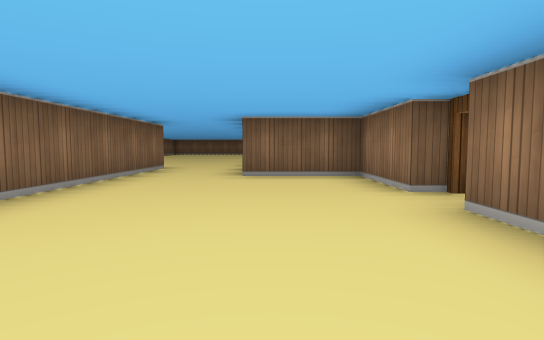
[1] (above)

16 first-person views from a walk through a cub3D ray-caster map. The camera is about half as high as the walls, tilts 4° down and sees 80° across. The floor is counted in squares. Each view is taken from the middle of a square. On the plan, view 1 faces up. The plan holds only what a view shows up to about 9 squares ahead; the rest is blank.

[2]
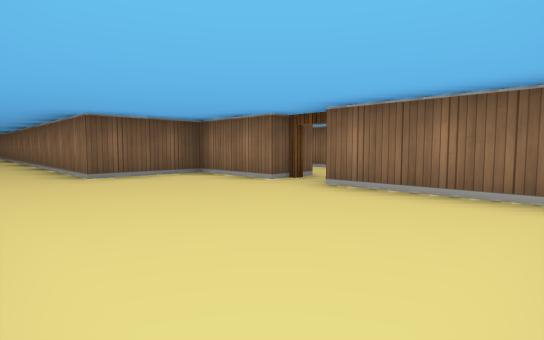

[3]
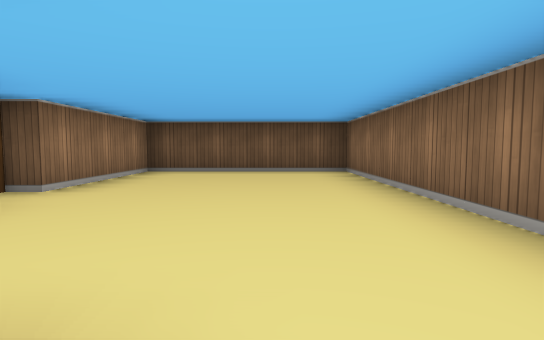

[4]
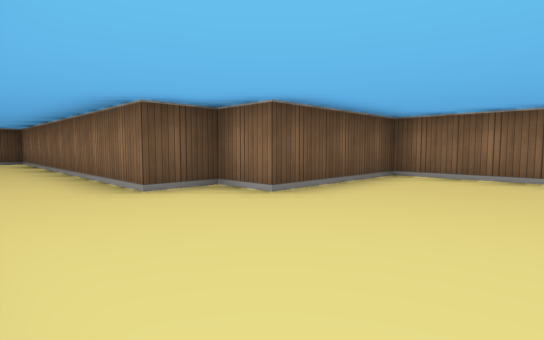

[5]
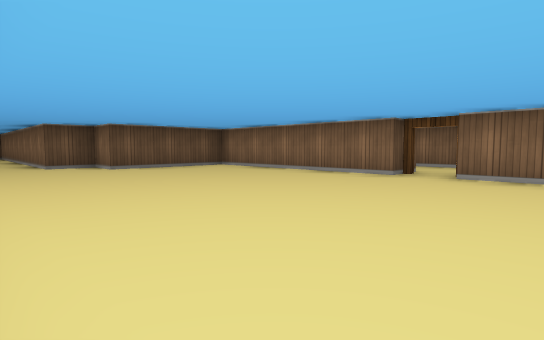

[6]
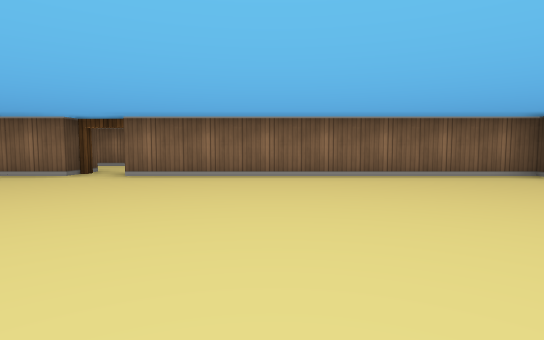

[7]
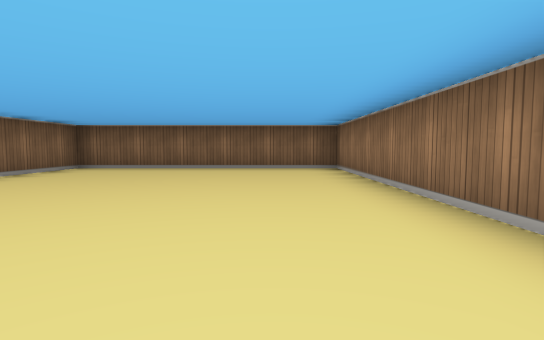

[8]
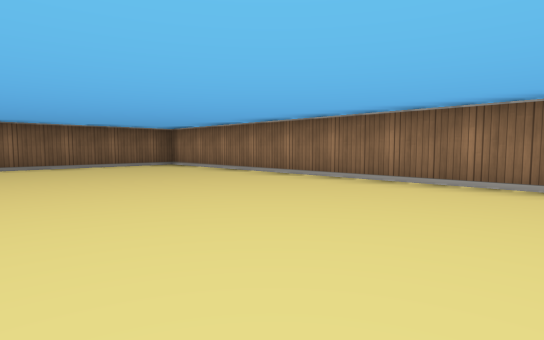

[9]
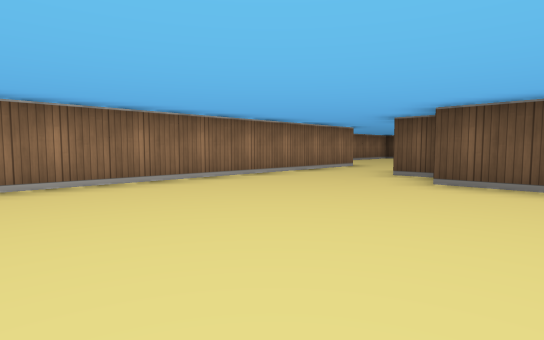

[10]
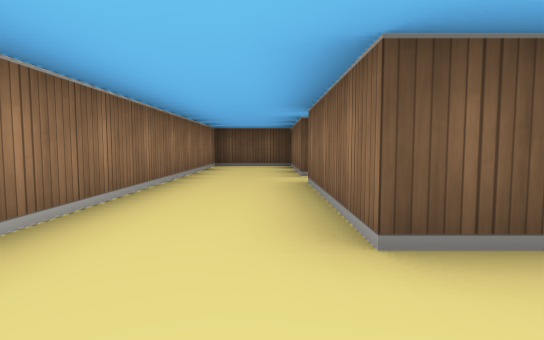

[11]
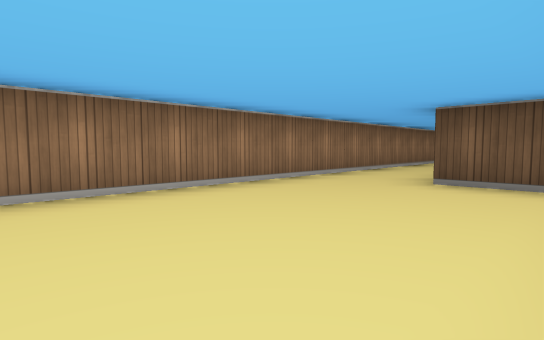

[12]
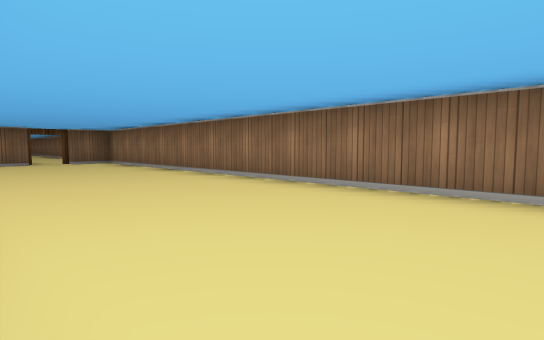

[13]
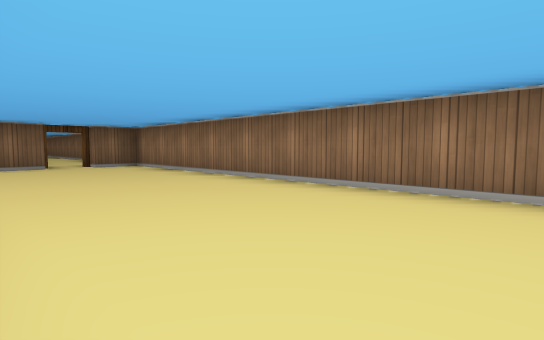

[14]
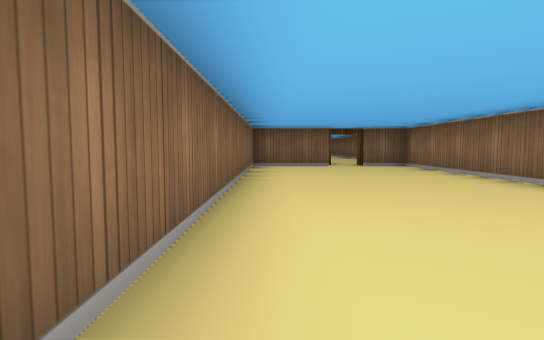

[15]
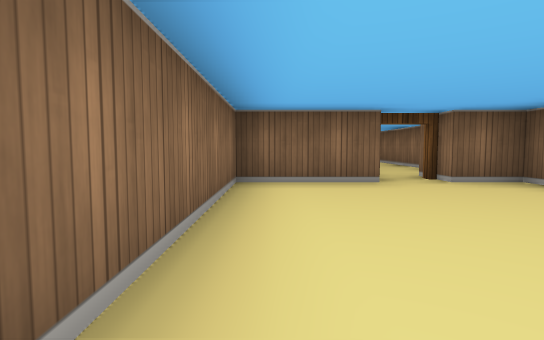

[16]
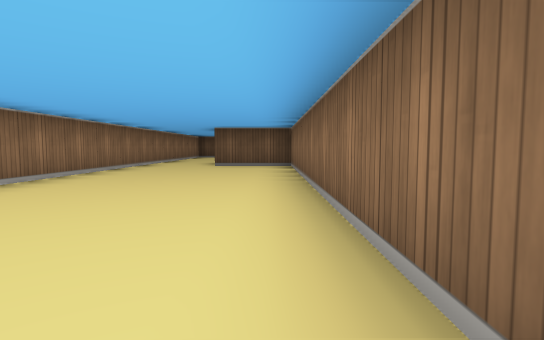

### Floor plan
Ten units are one square. View 1 is at (0, 0); x grows to the right and y downward. Boxes are objects, and circles mark ways between rooms. Rooms are numbered by the first view taken in them; rooms with no view inside come last. Other rooms are left out.
<svg viewBox="-75 -220 125 230">
<path fill="none" stroke="#000" d="M15 -35 15 -55 -5 -55M-25 -55 -25 5 15 5 15 -25M-65 -135 -65 -85 -35 -85 -35 -75 -25 -75 -25 -55M-5 -55 -5 -215 -65 -215 -65 -145M26 -195 5 -195 5 -65 25 -65 25 -35M25 -25 25 5 45 5 45 -195 35 -195"/>
<circle cx="-15" cy="-50" r="3" fill="#2a7"/>
<circle cx="20" cy="-30" r="3" fill="#2a7"/>
<text x="-10" y="-30">1</text>
<text x="-30" y="-140">2</text>
<text x="30" y="-110">3</text>
</svg>
Room 1 opens to room 2. Room 1 opens to room 3.

Where each view was taken, in squares from view 1:
view 1: 0 up, 0 right, facing up
view 2: 0 up, 2 left, facing up-right
view 3: 6 up, 1 left, facing down
view 4: 11 up, 1 left, facing down-left
view 5: 16 up, 1 left, facing down-left
view 6: 17 up, 1 left, facing left
view 7: 14 up, 2 left, facing up
view 8: 13 up, 5 left, facing up-right
view 9: 13 up, 5 left, facing down-right
view 10: 8 up, 3 right, facing down
view 11: 11 up, 1 right, facing down-right
view 12: 9 up, 1 right, facing up-right
view 13: 11 up, 1 right, facing up-right
view 14: 11 up, 1 right, facing up
view 15: 15 up, 1 right, facing up
view 16: 15 up, 1 right, facing down
